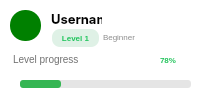
   <widget class="QFrame" name="user_frm">
    <property name="geometry">
     <rect>
      <x>260</x>
      <y>40</y>
      <width>211</width>
      <height>101</height>
     </rect>
    </property>
    <property name="styleSheet">
     <string notr="true">QFrame {
    background: white;
    border-radius: 16px;
}</string>
    </property>
    <property name="frameShape">
     <enum>QFrame::StyledPanel</enum>
    </property>
    <property name="frameShadow">
     <enum>QFrame::Raised</enum>
    </property>
    <widget class="QLabel" name="label">
     <property name="geometry">
      <rect>
       <x>10</x>
       <y>10</y>
       <width>31</width>
       <height>31</height>
      </rect>
     </property>
     <property name="styleSheet">
      <string notr="true">QLabel{border-radius:15px; background:green}</string>
     </property>
     <property name="text">
      <string/>
     </property>
     <property name="scaledContents">
      <bool>true</bool>
     </property>
    </widget>
    <widget class="QLabel" name="label_2">
     <property name="geometry">
      <rect>
       <x>51</x>
       <y>11</y>
       <width>51</width>
       <height>16</height>
      </rect>
     </property>
     <property name="font">
      <font>
       <family>Inter</family>
       <pointsize>10</pointsize>
       <weight>75</weight>
       <bold>true</bold>
      </font>
     </property>
     <property name="text">
      <string>Username</string>
     </property>
    </widget>
    <widget class="QLabel" name="label_3">
     <property name="geometry">
      <rect>
       <x>52</x>
       <y>29</y>
       <width>47</width>
       <height>18</height>
      </rect>
     </property>
     <property name="font">
      <font>
       <pointsize>-1</pointsize>
       <weight>87</weight>
       <bold>true</bold>
      </font>
     </property>
     <property name="styleSheet">
      <string notr="true">QLabel{
    background: #dff1e6;
    color: #22c55e;
    border-radius: 8px;
    font-size: 8px;
    font-weight: 700;
    padding: 4px 10px;
}</string>
     </property>
     <property name="text">
      <string>Level 1</string>
     </property>
     <property name="alignment">
      <set>Qt::AlignCenter</set>
     </property>
    </widget>
    <widget class="QLabel" name="label_4">
     <property name="geometry">
      <rect>
       <x>103</x>
       <y>29</y>
       <width>32</width>
       <height>16</height>
      </rect>
     </property>
     <property name="styleSheet">
      <string notr="true">QLabel{
    color: #8d8d8d;
    font-size: 8px;
background: transparent;
}</string>
     </property>
     <property name="text">
      <string>Beginner</string>
     </property>
    </widget>
    <widget class="QLabel" name="label_5">
     <property name="geometry">
      <rect>
       <x>13</x>
       <y>51</y>
       <width>70</width>
       <height>16</height>
      </rect>
     </property>
     <property name="font">
      <font>
       <pointsize>-1</pointsize>
      </font>
     </property>
     <property name="styleSheet">
      <string notr="true">QLabel{
    color: #727272;
    font-size: 10px;
background: white;
}</string>
     </property>
     <property name="text">
      <string>Level progress</string>
     </property>
    </widget>
    <widget class="QLabel" name="label_6">
     <property name="geometry">
      <rect>
       <x>160</x>
       <y>50</y>
       <width>34</width>
       <height>19</height>
      </rect>
     </property>
     <property name="font">
      <font>
       <pointsize>-1</pointsize>
       <weight>87</weight>
       <bold>true</bold>
      </font>
     </property>
     <property name="styleSheet">
      <string notr="true">QLabel {
    color: #24c45d;
    font-size: 8px;
    font-weight: 700;
background: white;
}</string>
     </property>
     <property name="text">
      <string>78%</string>
     </property>
    </widget>
    <widget class="QProgressBar" name="progressBar">
     <property name="geometry">
      <rect>
       <x>20</x>
       <y>80</y>
       <width>171</width>
       <height>8</height>
      </rect>
     </property>
     <property name="maximumSize">
      <size>
       <width>171</width>
       <height>10</height>
      </size>
     </property>
     <property name="styleSheet">
      <string notr="true">QProgressBar {
    background: #e5e5e5;
    border: none;
    border-radius: 3px;
}

QProgressBar::chunk {
    background: #35b653;
    border-radius: 3px;
    margin: 0px;
}

</string>
     </property>
     <property name="value">
      <number>24</number>
     </property>
     <property name="textVisible">
      <bool>false</bool>
     </property>
    </widget>
   </widget>
